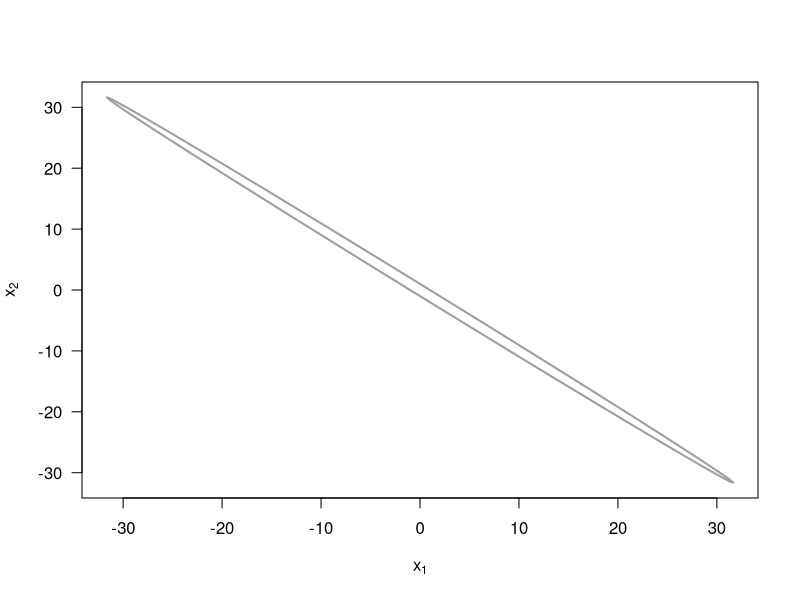
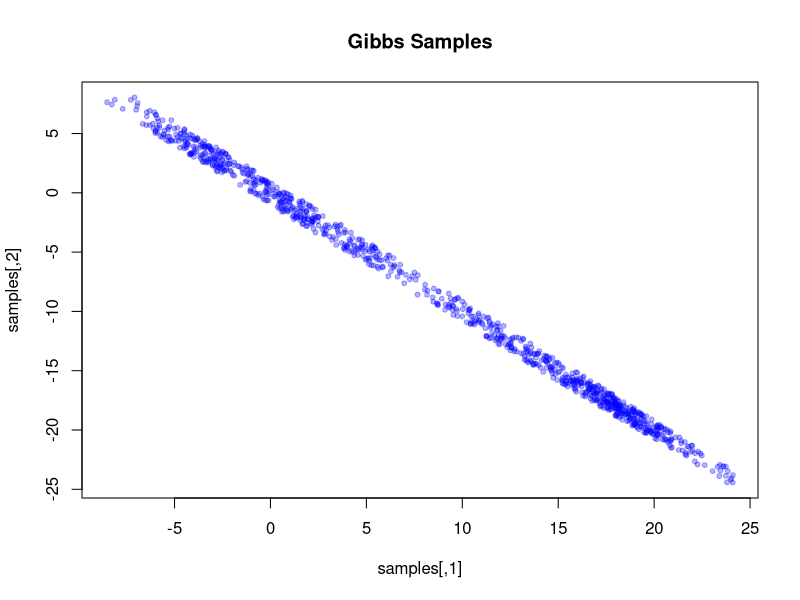
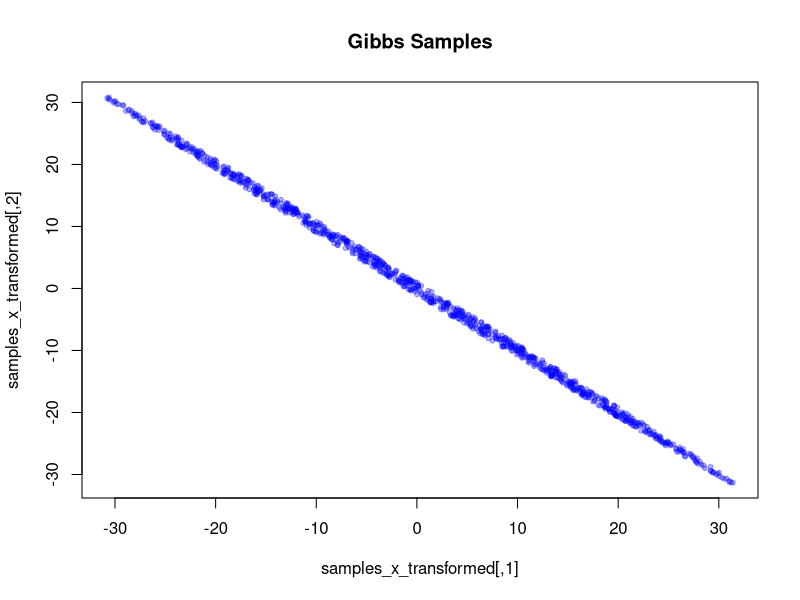

The R script that drew these images, in order:
## ---- chunk 1
knitr::opts_chunk$set(echo = TRUE)
## ---- chunk 2
w  <- 1.999
xv <- seq(-1, 1, by=0.01) * 1/sqrt(1-w^2/4)  # a range of x1-values, where the term below the root is non-negative (compare Lecture 4)
plot(xv, xv, type="n", xlab=expression(x[1]), ylab=expression(x[2]), las=1)
# ellipse
lines(xv, -(w/2)*xv-sqrt(1-(1-w^2/4)*xv^2), lwd=2, col=8)
lines(xv, -(w/2)*xv+sqrt(1-(1-w^2/4)*xv^2), lwd=2, col=8)


## ---- chunk 3
get_limits <- function(fixed_val, w, var) {
  a <- 1
  b <- w * fixed_val
  c_val <- fixed_val^2 - 1
  discriminant <- b^2 - 4 * a * c_val
  if (discriminant < 0) return(c(NA, NA))
  sqrt_d <- sqrt(discriminant)
  lower <- (-b - sqrt_d) / (2 * a)
  upper <- (-b + sqrt_d) / (2 * a)
  return(c(lower, upper))

}

gibbs_sample <- function(n, w) {
  samples <- matrix(0, nrow = n, ncol = 2)
  x1 <- 0
  x2 <- 0
  for (i in 1:n) {
    #browser()
    # fix X2 and update X1 | X2
    limits_x1 <- get_limits(x2, w, "x1")
    if (any(is.na(limits_x1))) break
    #sample between the lower and upper limits
    x1 <- runif(1, limits_x1[1], limits_x1[2])
    # fix X2 and update X2 | X1
    limits_x2 <- get_limits(x1, w, "x2")
    if (any(is.na(limits_x2))) break
    x2 <- runif(1, limits_x2[1], limits_x2[2])
    samples[i, ] <- c(x1, x2)
  }
  return(samples)
}
set.seed(123)
samples <- gibbs_sample(1000, 1.999)
plot(samples, pch = 20, col = rgb(0, 0, 1, 0.3), main = "Gibbs Samples")

prob <- mean(samples[,1] > 0)
cat("Estimated P(X1 > 0):", prob)

## ---- chunk 4


gibbs_sample_transformed = function(n,w) {
  samples_u = matrix(0, nrow = n, ncol = 2)
  u1 <- 0
  u2 <- 0
  for (i in 1:n) {
    # fix U2 and update U1 | U2
    u2_current <- u2
    u1_min <- -sqrt((4 - 3.999 * u2_current^2) / 0.001)
    u1_max <- sqrt((4 - 3.999 * u2_current^2) / 0.001)
    u1 <- runif(1, u1_min, u1_max)
    # fix U1 and update U2 | U1
    u1_current <- u1
    u2_min <- -sqrt((4 - 0.001 * u1_current^2) / 3.999)
    u2_max <- sqrt((4 - 0.001 * u1_current^2) / 3.999)
    u2 <- runif(1, u2_min, u2_max)
    samples_u[i, ] <- c(u1, u2)
  }
  return(samples_u)
}

samples_u <- gibbs_sample_transformed(1000, 1.999)
#browser()
samples_x_transformed <- cbind(
  (samples_u[,1] + samples_u[,2]) / 2,
  (samples_u[,2] - samples_u[,1]) / 2
)
plot(samples_x_transformed, pch = 20, col = rgb(0, 0, 1, 0.3), main = "Gibbs Samples")

prob_u <- mean(samples_x_transformed[,1] > 0)
cat("Transformed P(X1 > 0):", prob_u) 
  
